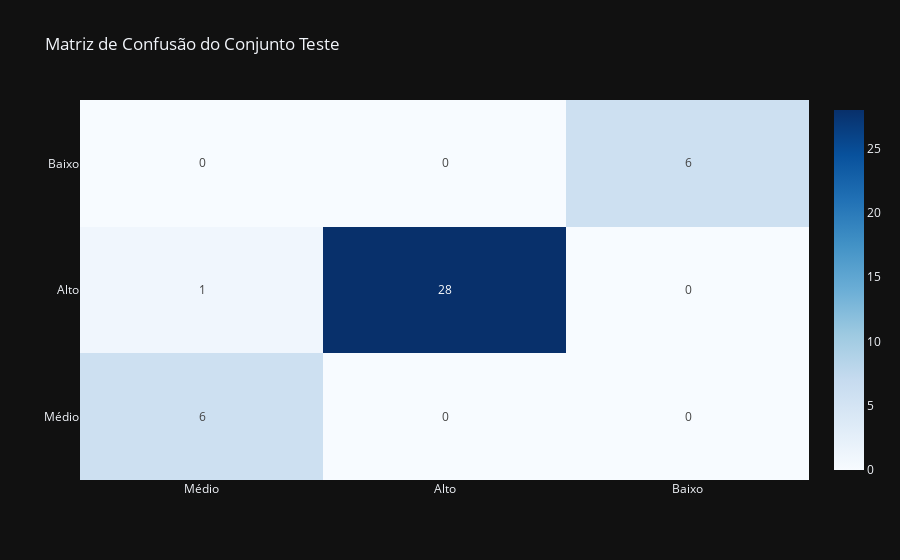

Notebook code for this chart:
### Markdown cell above
- **Precisão:** Para a classe 0, temos uma precisão de 0.86, que significa que 86% das amostras previstas como pertencentes a esta classe são verdadeiramente desta classe. Já para as classes 1 e 2, temos precisão de 1, o que indica que 100% das previsões foram corretas nesses casos.

- **Recall:** No que tange ao recall, temos o valor 1 para as classes 0 e 2, de modo que o modelo identificou corretamente 100% das amostras desta classe. Por sua vez, na classe 1 temos o valor 0.97, que denota que o modelo identificou corretamente 97% das classes.

- **F1-Score:** Conforme os dados acima, destacamos o f1-score. Para a classe 0, temos 0.92, o valor mais baixo registrado, seguido por 0.98 da classe 1 e 1.00 da classe 2. Com o aumento do f1-score, temos que precisão e recall são mais próximos do ideal. Todavia, os valores altos das 3 classes denotam medidas ideais.

- **Acurácia:** No caso da acurácia global do modelo, temos o valor de 0.98, que, ainda que seja menor que o da base de treino (1), é um valor altíssimo, de forma que 98% das previsões do modelo estão corretas.

### Code cell
conf_matrix = confusion_matrix(y_test, previsoes_test)
fig = go.Figure()
fig.add_traces(go.Heatmap(z=conf_matrix,
                          y = ['Médio', 'Alto', 'Baixo'],
                          x = ['Médio', 'Alto', 'Baixo'],
                          texttemplate='%{z}',
                          colorscale = 'Blues'))
fig.update_layout(title_text = 'Matriz de Confusão do Conjunto Teste')

### Figure 1 — Plotly figure (JSON) as saved in the notebook; plotly's stock layout.template omitted (floating-point values rounded to 4 significant figures)
{"data": [{"colorscale": [[0.0, "rgb(247,251,255)"], [0.125, "rgb(222,235,247)"], [0.25, "rgb(198,219,239)"], [0.375, "rgb(158,202,225)"], [0.5, "rgb(107,174,214)"], [0.625, "rgb(66,146,198)"], [0.75, "rgb(33,113,181)"], [0.875, "rgb(8,81,156)"], [1.0, "rgb(8,48,107)"]], "texttemplate": "%{z}", "x": ["Médio", "Alto", "Baixo"], "y": ["Médio", "Alto", "Baixo"], "z": [[6, 0, 0], [1, 28, 0], [0, 0, 6]], "type": "heatmap"}], "layout": {"title": {"text": "Matriz de Confusão do Conjunto Teste"}}}
